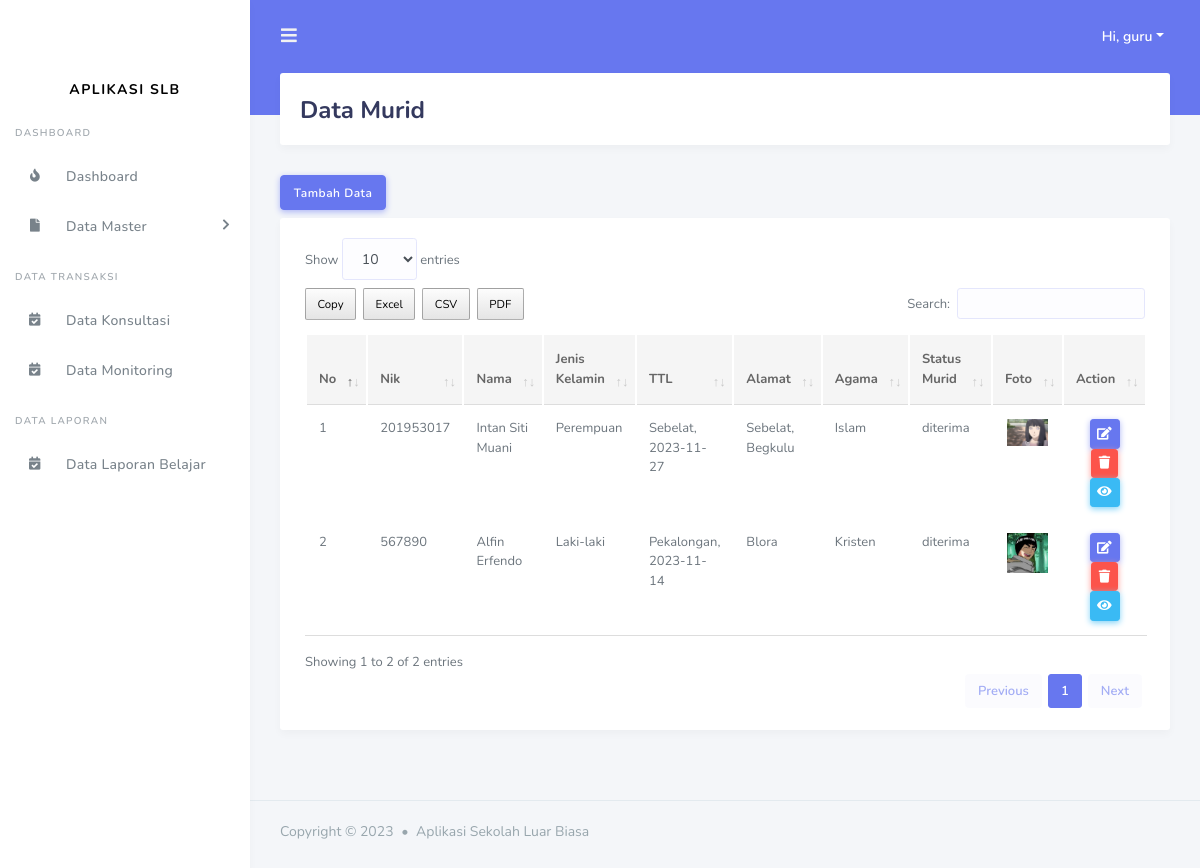
Page /admin/data_murid.php (signed in) on the committed database.
### tables this page shows
CREATE TABLE `tbl_murid` (
  `id_murid` int(11) NOT NULL,
  `nik` varchar(100) NOT NULL,
  `nama` varchar(200) NOT NULL,
  `jenis_kelamin` varchar(100) NOT NULL,
  `tempat_lahir` varchar(100) NOT NULL,
  `tanggal_lahir` date NOT NULL,
  `gambar` varchar(200) NOT NULL,
  `alamat` varchar(200) NOT NULL,
  `agama` varchar(200) NOT NULL DEFAULT 'admin',
  `status_murid` enum('menunggu hasil','diterima','tidak') NOT NULL DEFAULT 'diterima'
);

### include/koneksi.php (called while the page is built, shortened)
<?php
$base_url = "http://localhost/aplikasi_slb/";
?>

### admin/data_murid.php (the view, shortened to what this page needs)
<?php
include('../include/koneksi.php');
include('../template/header.php');
include('../template/sidebar.php');
?>
<div class="main-content">
  <section class="section">
    <div class="section-header">
      <h1>Data Murid</h1>
    </div>
    <button type="button" class="btn btn-primary mb-2" data-toggle="modal" data-target="#tambahdata">
      Tambah Data
    </button>
    <div class="section-body">
      <div class="card table-responsive">
        <div class="card-body ">
            <table class="table table-hover" id="data_tabel">
            <thead>
              <tr>
                <th>No</th>
                <th>Nik</th>
                <th>Nama</th>
                <th>Jenis Kelamin</th>
                <th>TTL</th>
                <th>Alamat</th>
                <th>Agama</th>
                <th>Status Murid</th>
                <th>Foto</th>
                <th class ="text-center">Action</th>
              </tr>
            </thead>
            <tbody>
              <?php
                    $query = "SELECT * FROM tbl_murid order by id_murid desc";
                    $result_tasks = mysqli_query($conn, $query);
                    $no = 1;
                    while($row = mysqli_fetch_assoc($result_tasks)) { ?>
                <tr>
                  <td><?= $no++ ?></td>
                  <td><?= $row['nik']?></td>
                  <td><?= $row['nama']?></td>
                  <td><?= $row['jenis_kelamin']?></td>
                  <td><?= $row['tempat_lahir']?>, <?= $row['tanggal_lahir']?></td>
                  <td><?= $row['alamat']?></td>
                  <td><?= $row['agama']?></td>
                  <td><?= $row['status_murid']?></td>
                  <td width = "10%" class ="text-center"><img src="<?= $base_url ?>assets/img/murid/<?= $row['gambar']?>" alt="" width ="90%"></td>
                  <td class ="text-center">
                    <button type="button" class="btn btn-primary btn-sm" data-toggle="modal" data-target="#updatedata<?= $row['id_murid'] ?>">
                      <i class="fas fa-edit"></i>
                    </button>
                    <a href="<?= $base_url ?>proses_admin/data_murid/delete.php?id=<?= $row['id_murid'] ?>" class="btn btn-danger btn-sm"><i class="fas fa-trash"></i></a>
                    <a href="<?= $base_url ?>admin/data_walimurid.php?id=<?= $row['id_murid'] ?>" class="btn btn-info btn-sm"><i class="fas fa-eye"></i></a>
                  </td>
                </tr>
              <?php } ?>
            </tbody>
          </table>
        </div>
      </div>
    </div>
  </section>
</div>
<?php include('../template/footer.php'); ?>

### rows in the picture
tbl_murid: nik "201953017", nama "Intan Siti Muani", jenis_kelamin "Perempuan", tempat_lahir "Sebelat", tanggal_lahir "2023-11-27", alamat "Sebelat, Begkulu", agama "Islam", status_murid "diterima", gambar (picture)
tbl_murid: nik "567890", nama "Alfin Erfendo", jenis_kelamin "Laki-laki", tempat_lahir "Pekalongan", tanggal_lahir "2023-11-14", alamat "Blora", agama "Kristen", status_murid "diterima", gambar (picture)

### other values in the picture
$_SESSION['nama_users'] "guru"
